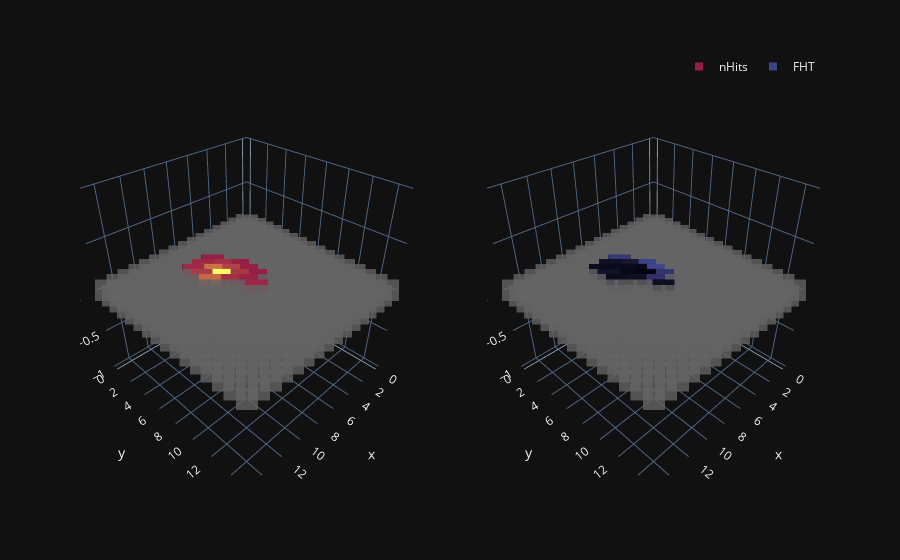
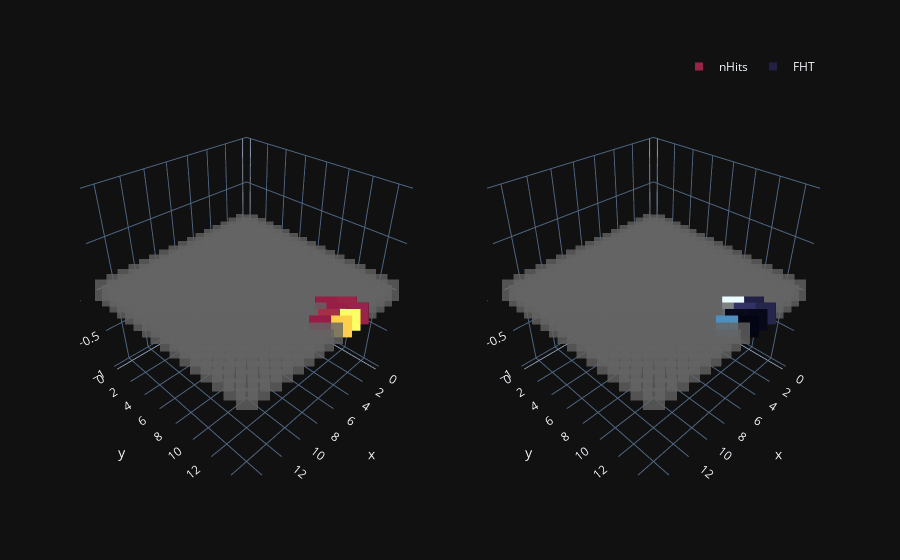

Notebook source saved alongside these figures, in order:
### Code cell
plot_event(hits[np.random.randint(1000)])
plot_event(hits[np.random.randint(1000)])

### Figure 1 — Plotly figure (JSON) as saved in the notebook; plotly's stock layout.template omitted (floating-point values rounded to 4 significant figures; data arrays with more than 128 entries replaced by an {"elided": "..."} marker saying what was removed)
{"data": [{"marker": {"color": "rgb(100, 100, 100)", "opacity": 0.8, "symbol": "square"}, "mode": "markers", "scene": "scene", "showlegend": false, "type": "scatter3d", "x": {"elided": "256 int values"}, "y": {"elided": "256 int values"}, "z": {"elided": "256 int values"}}, {"marker": {"color": "rgb(100, 100, 100)", "opacity": 0.8, "symbol": "square"}, "mode": "markers", "scene": "scene2", "showlegend": false, "type": "scatter3d", "x": {"elided": "256 int values"}, "y": {"elided": "256 int values"}, "z": {"elided": "256 int values"}}, {"marker": {"color": [7, 7, 4, 8, 64, 122, 88, 11, 27, 34, 266, 1054, 61, 40, 96, 232, 62, 9, 16, 5, 3, 11, 7], "colorscale": [[0, "rgb(150, 30, 70)"], [0.5, "rgb(255, 200, 70)"], [1, "rgb(255, 255, 100)"]], "symbol": "square"}, "mode": "markers", "name": "nHits", "scene": "scene", "text": ["nHits: 7.0 FHT: 10.25", "nHits: 7.0 FHT: 10.37", "nHits: 4.0 FHT: 9.89", "nHits: 8.0 FHT: 10.02", "nHits: 64.0 FHT: 9.04", "nHits: 122.0 FHT: 8.67", "nHits: 88.0 FHT: 8.55", "nHits: 11.0 FHT: 9.8", "nHits: 27.0 FHT: 8.82", "nHits: 34.0 FHT: 8.87", "nHits: 266.0 FHT: 8.69", "nHits: 1054.0 FHT: 8.65", "nHits: 61.0 FHT: 8.81", "nHits: 40.0 FHT: 8.73", "nHits: 96.0 FHT: 8.92", "nHits: 232.0 FHT: 8.74", "nHits: 62.0 FHT: 8.73", "nHits: 9.0 FHT: 9.31", "nHits: 16.0 FHT: 8.87", "nHits: 5.0 FHT: 12.28", "nHits: 3.0 FHT: 13.56", "nHits: 11.0 FHT: 10.61", "nHits: 7.0 FHT: 14.3"], "type": "scatter3d", "x": [6, 6, 6, 7, 7, 7, 7, 7, 7, 8, 8, 8, 8, 9, 9, 9, 9, 9, 10, 10, 10, 10, 11], "y": [5, 6, 7, 3, 4, 5, 6, 7, 8, 3, 4, 5, 6, 3, 4, 5, 6, 7, 3, 4, 5, 9, 5], "z": [0, 0, 0, 0, 0, 0, 0, 0, 0, 0, 0, 0, 0, 0, 0, 0]}, {"marker": {"color": [10.25, 10.37, 9.895, 10.02, 9.035, 8.668, 8.554, 9.796, 8.819, 8.869, 8.685, 8.647, 8.81, 8.726, 8.921, 8.737, 8.732, 9.312, 8.867, 12.28, 13.56, 10.61, 14.3], "colorscale": [[0, "rgb(3, 5, 18)"], [0.09091, "rgb(25, 25, 51)"], [0.1818, "rgb(44, 42, 87)"], [0.2727, "rgb(58, 60, 125)"], [0.3636, "rgb(62, 83, 160)"], [0.4545, "rgb(62, 109, 178)"], [0.5455, "rgb(72, 134, 187)"], [0.6364, "rgb(89, 159, 196)"], [0.7273, "rgb(114, 184, 205)"], [0.8182, "rgb(149, 207, 216)"], [0.9091, "rgb(192, 229, 232)"], [1, "rgb(234, 252, 253)"]], "symbol": "square"}, "mode": "markers", "name": "FHT", "scene": "scene2", "text": ["nHits: 7.0 FHT: 10.25", "nHits: 7.0 FHT: 10.37", "nHits: 4.0 FHT: 9.89", "nHits: 8.0 FHT: 10.02", "nHits: 64.0 FHT: 9.04", "nHits: 122.0 FHT: 8.67", "nHits: 88.0 FHT: 8.55", "nHits: 11.0 FHT: 9.8", "nHits: 27.0 FHT: 8.82", "nHits: 34.0 FHT: 8.87", "nHits: 266.0 FHT: 8.69", "nHits: 1054.0 FHT: 8.65", "nHits: 61.0 FHT: 8.81", "nHits: 40.0 FHT: 8.73", "nHits: 96.0 FHT: 8.92", "nHits: 232.0 FHT: 8.74", "nHits: 62.0 FHT: 8.73", "nHits: 9.0 FHT: 9.31", "nHits: 16.0 FHT: 8.87", "nHits: 5.0 FHT: 12.28", "nHits: 3.0 FHT: 13.56", "nHits: 11.0 FHT: 10.61", "nHits: 7.0 FHT: 14.3"], "type": "scatter3d", "x": [6, 6, 6, 7, 7, 7, 7, 7, 7, 8, 8, 8, 8, 9, 9, 9, 9, 9, 10, 10, 10, 10, 11], "y": [5, 6, 7, 3, 4, 5, 6, 7, 8, 3, 4, 5, 6, 3, 4, 5, 6, 7, 3, 4, 5, 9, 5], "z": [0, 0, 0, 0, 0, 0, 0, 0, 0, 0, 0, 0, 0, 0, 0, 0]}], "layout": {"legend": {"orientation": "h", "x": 1, "xanchor": "right", "y": 1.05, "yanchor": "bottom"}, "scene": {"domain": {"x": [0, 0.45], "y": [0, 1]}}, "scene2": {"domain": {"x": [0.55, 1], "y": [0, 1]}}}}

### Figure 2 — Plotly figure (JSON) as saved in the notebook; plotly's stock layout.template omitted (floating-point values rounded to 4 significant figures; data arrays with more than 128 entries replaced by an {"elided": "..."} marker saying what was removed)
{"data": [{"marker": {"color": "rgb(100, 100, 100)", "opacity": 0.8, "symbol": "square"}, "mode": "markers", "scene": "scene", "showlegend": false, "type": "scatter3d", "x": {"elided": "256 int values"}, "y": {"elided": "256 int values"}, "z": {"elided": "256 int values"}}, {"marker": {"color": "rgb(100, 100, 100)", "opacity": 0.8, "symbol": "square"}, "mode": "markers", "scene": "scene2", "showlegend": false, "type": "scatter3d", "x": {"elided": "256 int values"}, "y": {"elided": "256 int values"}, "z": {"elided": "256 int values"}}, {"marker": {"color": [12, 11, 4, 5, 478, 30, 269, 3], "colorscale": [[0, "rgb(150, 30, 70)"], [0.5, "rgb(255, 200, 70)"], [1, "rgb(255, 255, 100)"]], "symbol": "square"}, "mode": "markers", "name": "nHits", "scene": "scene", "text": ["nHits: 12.0 FHT: 9.59", "nHits: 11.0 FHT: 9.68", "nHits: 4.0 FHT: 14.11", "nHits: 5.0 FHT: 10.03", "nHits: 478.0 FHT: 8.97", "nHits: 30.0 FHT: 9.02", "nHits: 269.0 FHT: 8.88", "nHits: 3.0 FHT: 11.91"], "type": "scatter3d", "x": [4, 4, 5, 5, 5, 6, 6, 7], "y": [14, 15, 13, 14, 15, 14, 15, 14], "z": [0, 0, 0, 0, 0, 0, 0, 0, 0, 0, 0, 0, 0, 0, 0, 0]}, {"marker": {"color": [9.589, 9.681, 14.11, 10.03, 8.968, 9.017, 8.878, 11.91], "colorscale": [[0, "rgb(3, 5, 18)"], [0.09091, "rgb(25, 25, 51)"], [0.1818, "rgb(44, 42, 87)"], [0.2727, "rgb(58, 60, 125)"], [0.3636, "rgb(62, 83, 160)"], [0.4545, "rgb(62, 109, 178)"], [0.5455, "rgb(72, 134, 187)"], [0.6364, "rgb(89, 159, 196)"], [0.7273, "rgb(114, 184, 205)"], [0.8182, "rgb(149, 207, 216)"], [0.9091, "rgb(192, 229, 232)"], [1, "rgb(234, 252, 253)"]], "symbol": "square"}, "mode": "markers", "name": "FHT", "scene": "scene2", "text": ["nHits: 12.0 FHT: 9.59", "nHits: 11.0 FHT: 9.68", "nHits: 4.0 FHT: 14.11", "nHits: 5.0 FHT: 10.03", "nHits: 478.0 FHT: 8.97", "nHits: 30.0 FHT: 9.02", "nHits: 269.0 FHT: 8.88", "nHits: 3.0 FHT: 11.91"], "type": "scatter3d", "x": [4, 4, 5, 5, 5, 6, 6, 7], "y": [14, 15, 13, 14, 15, 14, 15, 14], "z": [0, 0, 0, 0, 0, 0, 0, 0, 0, 0, 0, 0, 0, 0, 0, 0]}], "layout": {"legend": {"orientation": "h", "x": 1, "xanchor": "right", "y": 1.05, "yanchor": "bottom"}, "scene": {"domain": {"x": [0, 0.45], "y": [0, 1]}}, "scene2": {"domain": {"x": [0.55, 1], "y": [0, 1]}}}}
